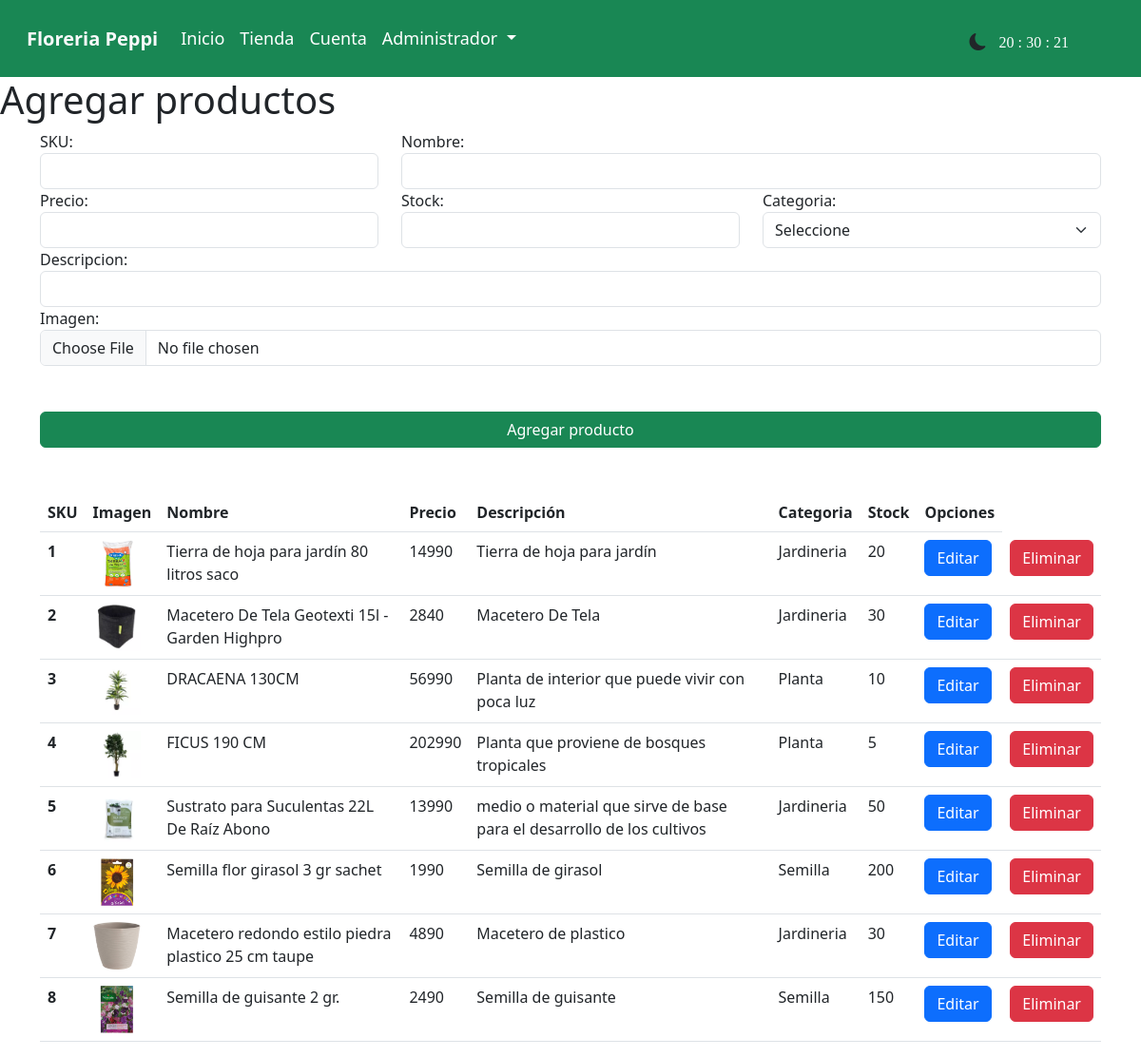
Screenshot of /agregarProducto with the database file from the repository.
### apps/Tienda/models.py (models this page shows, shortened)
class Producto(models.Model):
    sku = models.CharField(primary_key=True,max_length=15)
    nombre = models.CharField(max_length=50)
    precio = models.IntegerField()
    stock = models.IntegerField()
    fecha = models.DateField(auto_now_add=True)
    descripcion = models.CharField(max_length=120)
    imagenUrl = models.ImageField(upload_to="media/imagenesProducto")
    categoriaId = models.ForeignKey(Categoria, on_delete=models.CASCADE)

class Categoria(models.Model):
    id_categoria = models.IntegerField(primary_key=True)
    nombre_categoria = models.CharField(max_length=22)

### apps/Tienda/views.py (the view)
# urls.py: path('agregarProducto',views.cargarAgregarProducto),
def cargarAgregarProducto(request):
    categorias = Categoria.objects.all()
    productos = Producto.objects.all()
    return render(request,"agregarProducto.html",{"cate":categorias,"prod":productos})

### apps/Tienda/templates/agregarProducto.html (shortened to what this page needs)
{% extends './base.html' %}
{% block body %}
    <h1>Agregar productos</h1>
    <div class="container">
        <form action="/agregarProductoForm" method="POST" enctype="multipart/form-data">{% csrf_token %}
            <div class="row">
                <div class="col-md-4">
                    <label for="txtSku">SKU:</label>
                    <input name="txtSku" id="txtSku" type="text" class="form-control">
                </div>
                <div class="col-md-8">
                    <label for="txtnombre">Nombre:</label>
                    <input name="txtnombre" id="txtnombre" type="text" class="form-control">
                </div>
                <div class="col-md-4">
                    <label for="txtprecio">Precio:</label>
                    <input name="txtprecio" id="txtprecio" type="text" class="form-control">
                </div>
                <div class="col-md-4">
                    <label for="txtStock">Stock:</label>
                    <input name="txtStock" id="txtStock" type="text" class="form-control">
                </div>
                <div class="col-md-4">
                    <label for="cmbCategoria">Categoria:</label>
                    <select id="cmbCategoria" name="cmbCategoria" class="form-select" aria-label="Default select example">
                        <option disabled selected>Seleccione</option>
                      </select>
                </div>
                <div class="col-md-12">
                    <label for="txtDescripcion">Descripcion:</label>
                    <input name="txtDescripcion" id="txtDescripcion" type="text" class="form-control">
                </div>
                <div class="col-md-12">
                    <label for="txtImagen">Imagen:</label>
                    <input name="txtImagen" id="txtImagen" type="file" class="form-control">
                </div>
            </div>
            <button class="btn btn-success mt-5 w-100">Agregar producto</button>
        </form>
    </div>
    <div class="container mt-5">
        <table class="table">
            <thead>
              <tr>
                <th scope="col">SKU</th>
                <th scope="col">Imagen</th>
                <th scope="col">Nombre</th>
                <th scope="col">Precio</th>
                <th scope="col">Descripción</th>
                <th scope="col">Categoria</th>
                <th scope="col">Stock</th>
                <th scope="col">Opciones</th>
              </tr>
            </thead>
            <tbody>
                {% for p in prod %}
              <tr>
                <th scope="row">{{p.sku}}</th>
                <td><img src="{{p.imagenUrl.url}}" alt="" height="50"></td>
                <td>{{p.nombre}}</td>
                <td>{{p.precio}}</td>
                <td>{{p.descripcion}}</td>
                <td>{{p.categoriaId.nombre_categoria}}</td>
                <td>{{p.stock}}</td>
                <td><a href="editarProducto/{{p.sku}}" class="btn btn-primary">Editar</a></td>
                <td><a href="eliminarProducto/{{p.sku}}" class="btn btn-danger">Eliminar</a></td>
              </tr>
                {% endfor %}
            </tbody>
          </table>
    </div>
{% endblock %}

### rows the page displays
Producto: sku "1", imagenUrl (picture), nombre "Tierra de hoja para jardín 80 litros saco", precio "14990", descripcion "Tierra de hoja para jardín", categoriaId.nombre_categoria "Jardineria", stock "20"
Producto: sku "2", imagenUrl (picture), nombre "Macetero De Tela Geotexti 15l - Garden Highpro", precio "2840", descripcion "Macetero De Tela", categoriaId.nombre_categoria "Jardineria", stock "30"
Producto: sku "3", imagenUrl (picture), nombre "DRACAENA 130CM", precio "56990", descripcion "Planta de interior que puede vivir con poca luz", categoriaId.nombre_categoria "Planta", stock "10"
Producto: sku "4", imagenUrl (picture), nombre "FICUS 190 CM", precio "202990", descripcion "Planta que proviene de bosques tropicales", categoriaId.nombre_categoria "Planta", stock "5"
Producto: sku "5", imagenUrl (picture), nombre "Sustrato para Suculentas 22L De Raíz Abono", precio "13990", descripcion "medio o material que sirve de base para el desarrollo de los cultivos", categoriaId.nombre_categoria "Jardineria", stock "50"
Producto: sku "6", imagenUrl (picture), nombre "Semilla flor girasol 3 gr sachet", precio "1990", descripcion "Semilla de girasol", categoriaId.nombre_categoria "Semilla", stock "200"
Producto: sku "7", imagenUrl (picture), nombre "Macetero redondo estilo piedra plastico 25 cm taupe", precio "4890", descripcion "Macetero de plastico", categoriaId.nombre_categoria "Jardineria", stock "30"
Producto: sku "8", imagenUrl (picture), nombre "Semilla de guisante 2 gr.", precio "2490", descripcion "Semilla de guisante", categoriaId.nombre_categoria "Semilla", stock "150"
